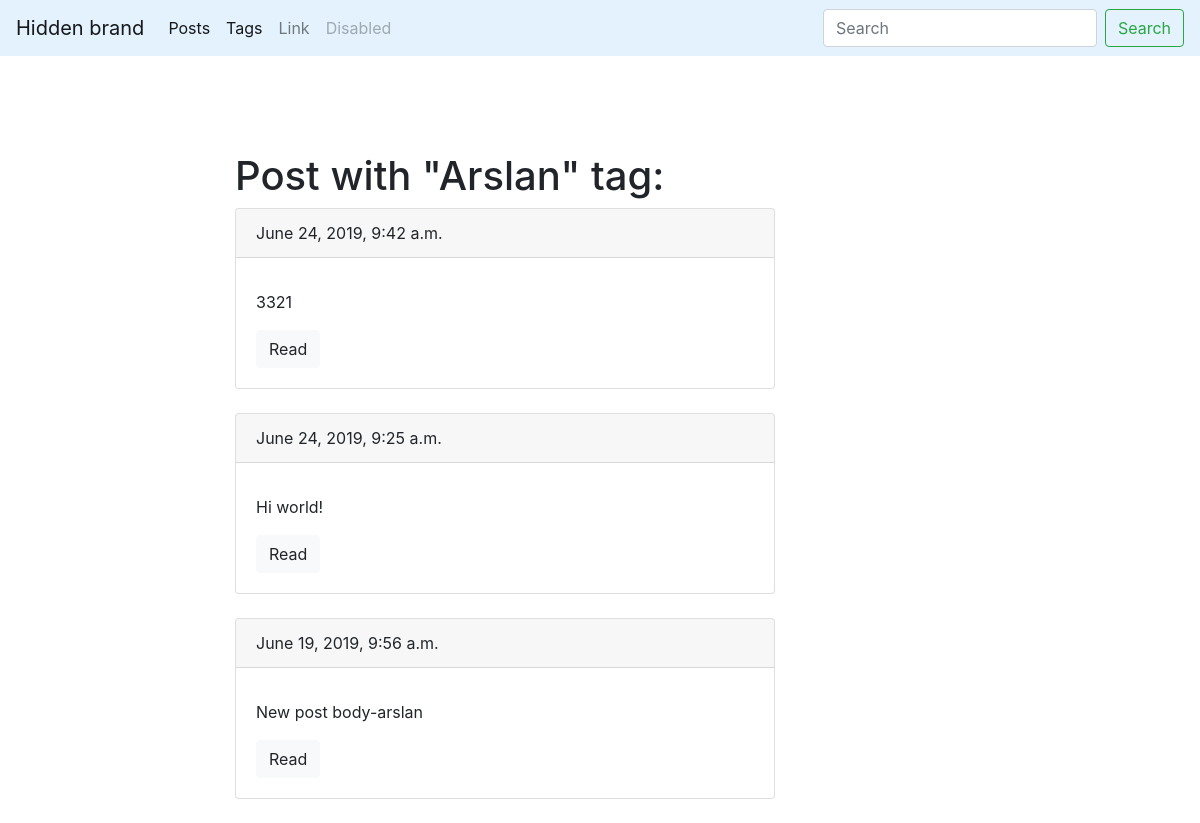
The app's page /blog/tags/arslan/, older data.
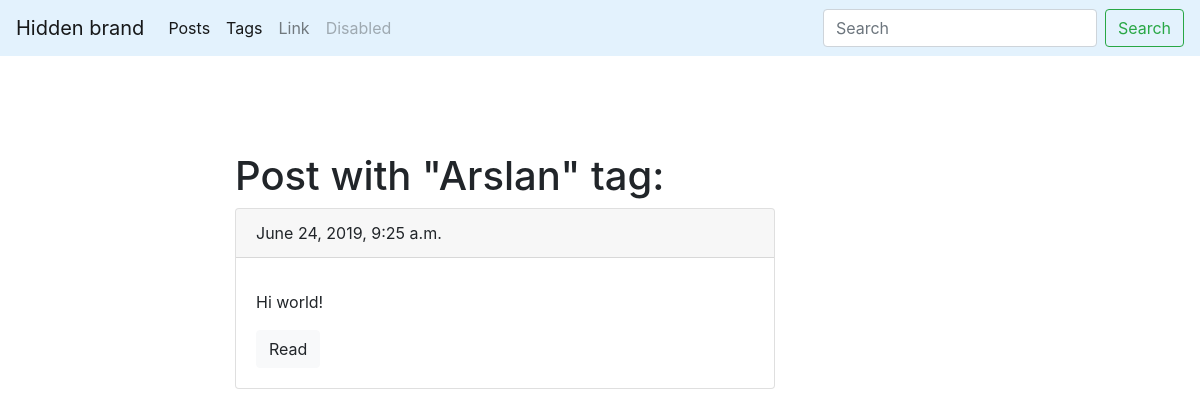
The same page, newer data.
### blog/models.py (models this page shows, shortened)
class Tag(models.Model):
    title = models.CharField(max_length=50)
    slug = models.SlugField(max_length=50, unique=True)
    class Meta:
        ordering = ['title']

class Post(models.Model):                                                        # Класс для хранения данных постов в виде модели
    title = models.CharField(max_length=150, db_index=True)                      # Заголовок поста. Максимальная длинна 150 символов. Включено индексирование (для удобства поиска)
    slug = models.SlugField(max_length=150, blank=True, unique=True)                         # Слаг - человекопонятный URL. Может отсутствовать. Уникальный
    body = models.TextField(blank=True, db_index=True)                           # Тело поста. Может отсутствовать. Включено индексирование (для удобства поиска)
    tags = models.ManyToManyField("Tag", blank=True, related_name='posts')       # Тэг. Может быть пустой.
    date_pub = models.DateTimeField(auto_now_add=True)                           # Дата публикации. Свойство auto_now_add - заполнение date_pub при сохранении в базу данных автоматически текущей датой
    def get_absolute_url(self):
        return reverse('post_detail_url', kwargs={"slug": self.slug})
    class Meta:
        ordering = ['-date_pub']

### blog/views.py (the view)
# urls.py: path('tags/<str:slug>/', TagDetail.as_view(), name='tag_detail_url'),
class TagDetail(ObjectDetailMixin, View):
    model = Tag
    template = 'blog/tag_detail.html'

### blog/utils.py (called while the page is built)
    def get(self, request, slug):
        obj = get_object_or_404(self.model, slug__iexact=slug)
        return render(request, self.template, context={self.model.__name__.lower():obj, 'admin_object':obj, 'detail':True})

### blog/templates/blog/tag_detail.html (shortened to what this page needs)
{% extends 'blog/base_blog.html' %}
{% block content %}
    <h1 class="mt-5">
        Post with "{{ tag.title|title }}" tag:
    </h1>
    {% for post in tag.posts.all %}
        <div class="card mb-4">
            <div class="card-header">
                {{post.date_pub}}
            </div>
            <div class="card-body">
                <p class="card-text">{{post.body|truncatewords:15}}</p>
                <a href="{{ post.get_absolute_url }}" class="btn btn-light">Read</a>
            </div>
        </div>
    {% endfor %}
{% endblock %}

### blog/templates/blog/base_blog.html (shortened to what this page needs)
{% extends 'base.html' %}  <!Расширение основного шаблона сайта в корневой папке templates>

### templates/base.html (shortened to what this page needs)
{% load static %}
<!DOCTYPE html>
 <html class="no-js">
    <head>
        <link rel="stylesheet" href="https://stackpath.bootstrapcdn.com/bootstrap/4.3.1/css/bootstrap.min.css">
        <link rel="stylesheet" href="{% static "css/styles.css" %}">
    </head>
    <body>
        <nav class="navbar navbar-expand-lg navbar-light" style="background-color: #e3f2fd;">
            <div class="collapse navbar-collapse" id="navbarTogglerDemo01">
              <a class="navbar-brand" href="#">Hidden brand</a>
              <ul class="navbar-nav mr-auto mt-2 mt-lg-0">
                <li class="nav-item active">
                  <a class="nav-link" href="{% url 'posts_list_url' %}">Posts</a>
                </li>
                <li class="nav-item active">
                  <a class="nav-link" href="{% url 'tags_list_url' %}">Tags</a>
                </li>
                <li class="nav-item">
                  <a class="nav-link" href="#">Link</a>
                </li>
                <li class="nav-item">
                  <a class="nav-link disabled" href="#" tabindex="-1" aria-disabled="true">Disabled</a>
                </li>
              </ul>
              <form class="form-inline my-2 my-lg-0" action="{% url 'posts_list_url' %}">
                <input class="form-control mr-sm-2" type="search" placeholder="Search" aria-label="Search" name="search">
                <button class="btn btn-outline-success my-2 my-sm-0" type="submit">Search</button>
              </form>
            </div>
        </nav>
        <div class="container mt-5">
            <div class="row">
                <div class="col-6 offset-md-2">
                    {% block content %}{% endblock %}
                </div>
            </div>
        </div>
    </body>
</html>

Row changes from the older to the newer data that the page shows:
removed Post: date_pub "June 24, 2019, 9:42 a.m.", body "3321"
removed Post: date_pub "June 19, 2019, 9:56 a.m.", body "New post body-arslan"
